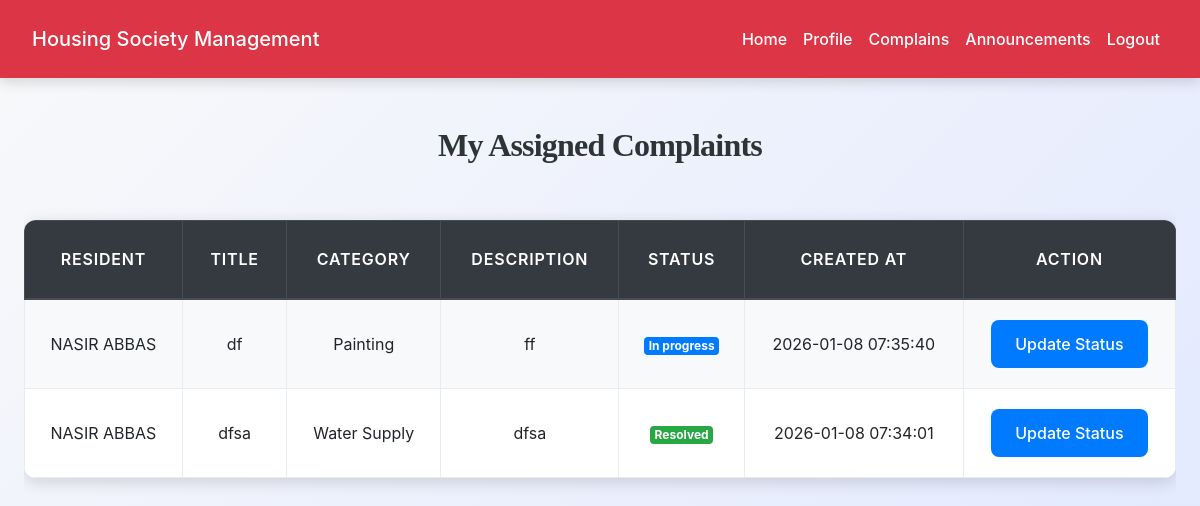
The page /service_provider/complains.php (signed in) on the database its author committed.
### tables this page shows
CREATE TABLE `complaints` (
  `id` int(11) NOT NULL,
  `resident_id` int(11) NOT NULL,
  `service_provider_id` int(11) DEFAULT NULL,
  `title` varchar(200) NOT NULL,
  `description` text NOT NULL,
  `category` varchar(100) DEFAULT NULL,
  `status` enum('open','assigned','in_progress','resolved','closed') DEFAULT 'open',
  `created_at` timestamp NOT NULL DEFAULT current_timestamp(),
  `resolved_at` timestamp NULL DEFAULT NULL
);

CREATE TABLE `users` (
  `id` int(11) NOT NULL,
  `full_name` varchar(100) NOT NULL,
  `email` varchar(100) NOT NULL,
  `phone` varchar(20) DEFAULT NULL,
  `password` varchar(255) NOT NULL,
  `role` enum('admin','resident','service_provider') NOT NULL,
  `address` text DEFAULT NULL,
  `profile_picture` varchar(255) DEFAULT NULL,
  `status` enum('active','inactive','pending') DEFAULT 'pending',
  `house_no` varchar(20) DEFAULT NULL,
  `block` varchar(20) DEFAULT NULL,
  `service_type` varchar(50) DEFAULT NULL,
  `experience_years` int(11) DEFAULT NULL,
  `created_at` timestamp NOT NULL DEFAULT current_timestamp(),
  `updated_at` timestamp NOT NULL DEFAULT current_timestamp() ON UPDATE current_timestamp()
);

### service_provider/complains.php (the view, shortened to what this page needs)
<?php
include('../config.php');
$provider_id = $_SESSION["id"];
$stmt = $conn->prepare("
    SELECT c.*, u.full_name AS resident_name
    FROM complaints c
    JOIN users u ON c.resident_id = u.id
    WHERE c.service_provider_id = ?
    ORDER BY c.created_at DESC
");
$stmt->bind_param("i", $provider_id);
$stmt->execute();
$result = $stmt->get_result();
$complaints = $result->fetch_all(MYSQLI_ASSOC);
?>
<!DOCTYPE html>
<html lang="en">
<head>
    <link rel="stylesheet" href="https://maxcdn.bootstrapcdn.com/bootstrap/4.5.2/css/bootstrap.min.css">
    <link rel="stylesheet" href="../css/style.css">
</head>
<body>
<?php include('navbar.php'); ?>
<div class="container mt-5">
    <h2 class="mb-4">My Assigned Complaints</h2>
    <?php if(count($complaints) > 0): ?>
        <div class="table-responsive">
            <table class="table table-bordered table-striped">
                <thead class="thead-dark">
                    <tr>
                        <th>Resident</th>
                        <th>Title</th>
                        <th>Category</th>
                        <th>Description</th>
                        <th>Status</th>
                        <th>Created At</th>
                        <th>Action</th>
                    </tr>
                </thead>
                <tbody>
                    <?php foreach($complaints as $c): ?>
                        <tr>
                            <td><?= htmlspecialchars($c['resident_name']); ?></td>
                            <td><?= htmlspecialchars($c['title']); ?></td>
                            <td><?= htmlspecialchars($c['category']); ?></td>
                            <td><?= nl2br(htmlspecialchars($c['description'])); ?></td>
                            <td>
                                <?php
                                $status = $c['status'] ?? 'open';
                                $badge_class = match($status) {
                                    'open' => 'badge-warning',
                                    'assigned' => 'badge-info',
                                    'in_progress' => 'badge-primary',
                                    'resolved' => 'badge-success',
                                    'closed' => 'badge-secondary',
                                    default => 'badge-dark'
                                };
                                ?>
                                <span class="badge <?= $badge_class ?>"><?= ucfirst(str_replace('_', ' ', $status)) ?></span>
                            </td>
                            <td><?= $c['created_at']; ?></td>
                            <td>
                                <?php if (in_array($status, ['assigned', 'in_progress', 'resolved'])): ?>
                                    <button class="btn btn-sm btn-primary update-status-btn"
                                            data-id="<?= $c['id'] ?>"
                                            data-status="<?= $c['status'] ?>">
                                        Update Status
                                    </button>
                                <?php else: ?>
                                    <span class="text-muted">-</span>
                                <?php endif; ?>
                            </td>
                        </tr>
                    <?php endforeach; ?>
                </tbody>
            </table>
        </div>
    <?php else: ?>
        <div class="alert alert-info text-center">No complaints assigned to you yet.</div>
    <?php endif; ?>
</div>
</body>
</html>

### css/style.css (style rules this page uses)
:root { --primary: #007bff; --secondary: #6c757d; --success: #28a745; --info: #17a2b8; --warning: #ffc107; --danger: #dc3545; --light: #f8f9fa; --dark: #2d3436; --accent: #ff6f61; --highlight: #6f42c1; --shadow: rgba(0, 0, 0, 0.15); --transition: all 0.3s ease-in-out; }
body { font-family: 'Inter', 'Segoe UI', Tahoma, Geneva, Verdana, sans-serif; background: linear-gradient(135deg, var(--light) 0%, #e0e7ff 100%); color: var(--dark); line-height: 1.8; margin: 0; padding: 0; min-height: 100vh; font-size: 16px; }
h1, h2, h3, h4 { text-align: center; margin: 2.5rem 0; font-family: 'Georgia', 'Times New Roman', serif; color: var(--dark); font-weight: 700; letter-spacing: -0.025em; }
h2 { font-size: 2rem; }
.container { max-width: 1200px; margin: 0 auto 3rem; padding: 0 1.5rem; }
.table { width: 100%; border-collapse: collapse; margin: 2rem 0; font-size: 1rem; background-color: #ffffff; border-radius: 12px; overflow: hidden; box-shadow: 0 4px 16px var(--shadow); transition: var(--transition); }
.table th, .table td { padding: 1.25rem; border: 1px solid #e9ecef; text-align: center; vertical-align: middle; }
.table thead th { background-color: rgb(0, 0, 0); color: white; font-weight: 600; text-transform: uppercase; letter-spacing: 0.05em; padding: 1.5rem; }
.table tbody tr { transition: var(--transition); }
.table tbody tr:nth-child(odd) { background-color: var(--light); }
.btn-primary { background-color: var(--primary); color: #fff; border: none; border-radius: 8px; padding: 0.75rem 1.5rem; font-size: 1rem; font-weight: 500; cursor: pointer; transition: var(--transition); display: inline-flex; align-items: center; justify-content: center; }

### rows shown on the page
complaints: resident.full_name "NASIR ABBAS", title "df", category "Painting", description "ff", status "In progress", created_at "2026-01-08 07:35:40"
complaints: resident.full_name "NASIR ABBAS", title "dfsa", category "Water Supply", description "dfsa", status "Resolved", created_at "2026-01-08 07:34:01"
